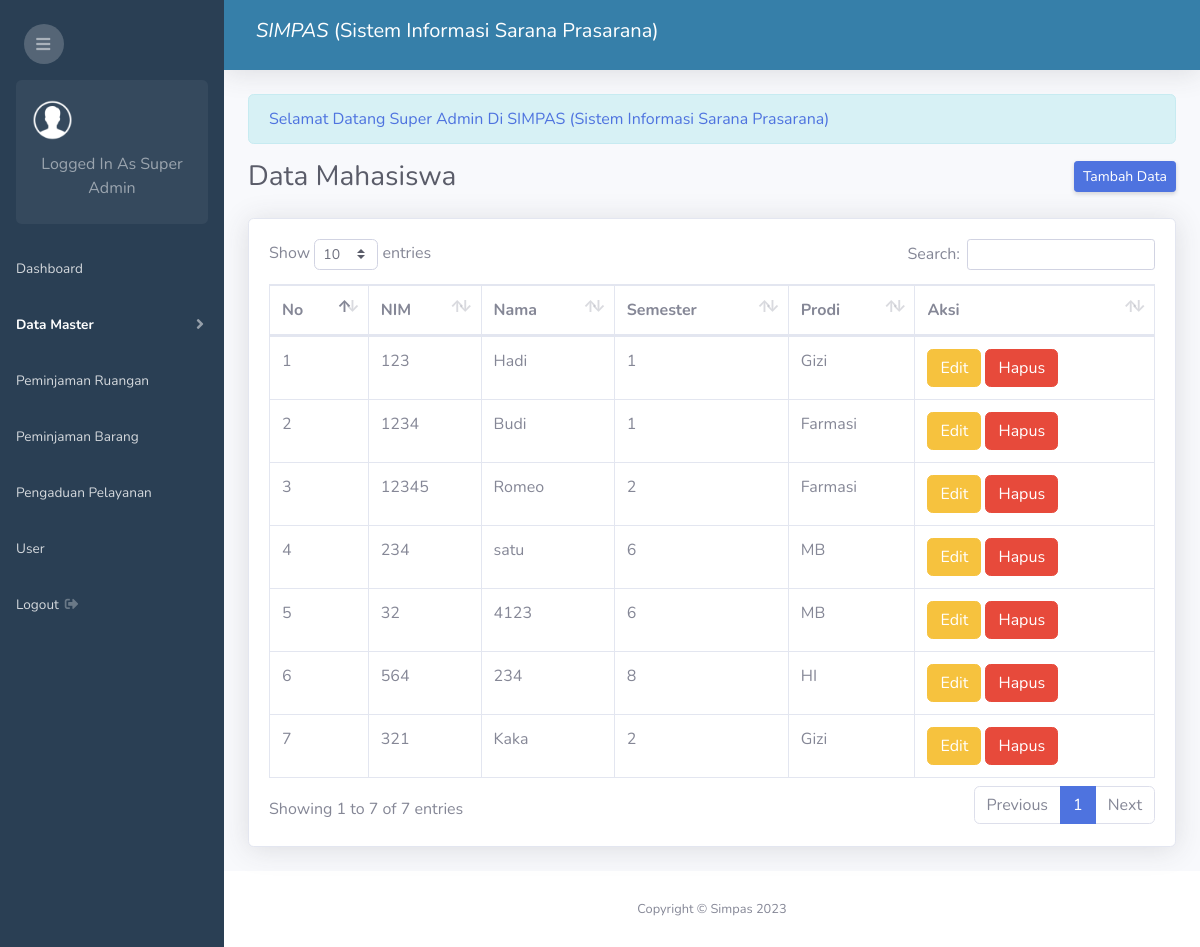
The page /admin.php?page=mahasiswa (signed in) on the database its author committed.
### tables this page shows
CREATE TABLE `mahasiswa` (
  `id_mahasiswa` int(11) NOT NULL,
  `nama_mahasiswa` varchar(200) NOT NULL,
  `nim` varchar(50) NOT NULL,
  `semester` int(11) NOT NULL,
  `prodi` varchar(100) NOT NULL,
  `password` varchar(100) NOT NULL
);

### mahasiswa/index.php (the view)
<div class="d-sm-flex align-items-center justify-content-between mb-4">
    <h1 class="h3 mb-0 text-gray-800">Data Mahasiswa</h1>
    <a href="admin.php?page=tambah-mahasiswa" class="d-none d-sm-inline-block btn btn-sm btn-primary shadow-sm"> Tambah Data</a>
</div>
<div class="card shadow mb-4">
    <div class="card-body">
        <div class="table-responsive">
            <table class="table table-bordered" id="dataTable" width="100%" cellspacing="0">
                <thead>
                    <tr>
                        <th>No</th>
                        <th>NIM</th>
                        <th>Nama</th>
                        <th>Semester</th>
                        <th>Prodi</th>
                        <th>Aksi</th>
                    </tr>
                </thead>
                <tbody>
                <?php
                    $no = 1;
                    $sql = mysqli_query($conn, "SELECT * FROM mahasiswa");
                    while($row = mysqli_fetch_assoc($sql)){
                ?>
                <tr>
                    <td><?php echo $no++; ?></td>
                    <td><?php echo $row['nim']; ?></td>
                    <td><?php echo $row['nama_mahasiswa']; ?></td>
                    <td><?php echo $row['semester']; ?></td>
                    <td><?php echo $row['prodi']; ?></td>
                    <td>
                        <a href="admin.php?page=edit-mahasiswa&id=<?php echo $row['id_mahasiswa']; ?>" class="btn btn-warning">Edit</a>
                        <a href="admin.php?page=hapus-mahasiswa&id=<?php echo $row['id_mahasiswa']; ?>" class="btn btn-danger">Hapus</a>
                    </td>
                </tr>
                <?php } ?>
                </tbody>
            </table>
        </div>
    </div>
</div>

### rows shown on the page
mahasiswa: nim "123", nama_mahasiswa "Hadi", semester "1", prodi "Gizi"
mahasiswa: nim "1234", nama_mahasiswa "Budi", semester "1", prodi "Farmasi"
mahasiswa: nim "12345", nama_mahasiswa "Romeo", semester "2", prodi "Farmasi"
mahasiswa: nim "234", nama_mahasiswa "satu", semester "6", prodi "MB"
mahasiswa: nim "32", nama_mahasiswa "4123", semester "6", prodi "MB"
mahasiswa: nim "564", nama_mahasiswa "234", semester "8", prodi "HI"
mahasiswa: nim "321", nama_mahasiswa "Kaka", semester "2", prodi "Gizi"

### other values the page prints
$_SESSION['level'] "Super Admin"
